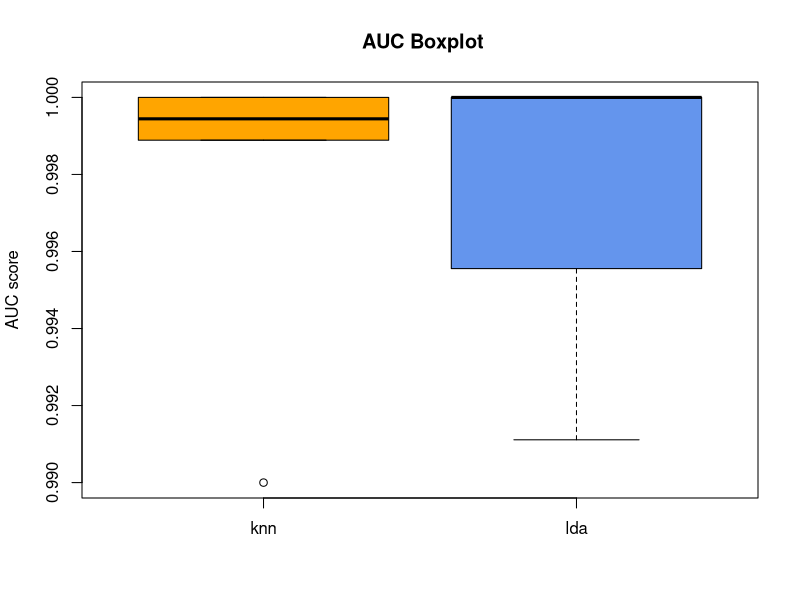

Recreate this plot in R.
### Question 3 ----
library(caret)
library(pROC)
# Load the dataset
df=read.csv("newthyroid.txt",header = TRUE)

# Check if there is missing values
sum(is.na(df))

# Convert the label into factor
df$class=factor(df$class)

## Section 1 ----
set.seed(888)
# Create empty vectors to record the AUC scores aftwerwards
knn_list = rep(0,10)
lda_list = rep(0,10)

# For loop ten times the prediction process
# 1. We are going to random split the dataset once, 
# 2. Implement knn on training and evaluate the model with auc score
# 3. Add this auc to the knn_list
# 4. Repeat steps 2 and 3 for lda method (add to lda_list)
# 5. Repeat all the steps 1-4 again, 10 times.
for (i in 1:10){
  # Split the dataset into train and test
  train.index=createDataPartition(df$class,p=0.7,list=FALSE)
  train.feature=df[train.index,-1] # training features
  train.label=df$class[train.index] # training labels
  test.feature=df[-train.index,-1] # test features
  test.label=df$class[-train.index] # test labels

  # Scale the feature variables before kNN
  train.feature =scale(train.feature)
  test.feature = scale(test.feature)

############# kNN method #############
  # set up train control
  fitControl <- trainControl(## 5-fold CV
    method = "repeatedcv",
    number = 5,
    repeats = 1,
    classProbs = TRUE,summaryFunction = twoClassSummary)
  # training process
  knn.Grid = expand.grid(k=c(3,5,7,9,11,15))
  knnFit=train(train.feature,train.label, method = "knn",
             trControl = fitControl,
             metric = "ROC",
             preProcess = c("center","scale"),
             tuneGrid=knn.Grid)
  knnFit
  plot(knnFit)
  knnFit$finalModel # the final model

  # ROC of knn on test set
  pred=predict(knnFit,test.feature)
  confusionMatrix(pred,test.label)
  knn.probs = predict(knnFit,test.feature,type="prob")
  knn.ROC = roc(predictor=knn.probs$h,
             response=test.label) # the ROC
  # Append the auc score of each iteration to the knn_list
  knn_list[i]=knn.ROC$auc 

####################LDA#####################
  # set up train control
  fitControl <- trainControl(## 5-fold CV
    method = "repeatedcv",
    number = 5,
    repeats = 1,
    classProbs = TRUE,summaryFunction = twoClassSummary)

  # training the model
  ldaFit=train(train.feature,train.label, method = "lda",
             trControl = fitControl,
             metric = "ROC",
             preProcess = c("center","scale"))
             #tuneGrid=lda.Grid)
  ldaFit
  ldaFit$finalModel # the final model

  # ROC of knn on test set
  pred=predict(ldaFit,test.feature)
  confusionMatrix(pred,test.label)
  lda.probs = predict(ldaFit,test.feature,type="prob")
  lda.ROC = roc(predictor=lda.probs$h,
              response=test.label) 
  # Append the auc score of each iteration to lda_list
  lda_list[i]= lda.ROC$auc
}

## Section 2 ----
knn <- data.frame(knn_list)
lda <- data.frame(lda_list)
boxplot(knn$knn_list, lda$lda_list, col=c('orange', 'cornflowerblue'),main=" AUC Boxplot",
        names=c('knn', 'lda'), ylab='AUC score')






